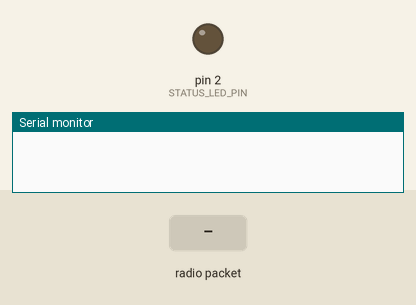
The sketch below on a simulated Arduino Uno, built with avr-gcc and run on an emulated ATmega328P. On the bench: output pins drawn as LEDs (lit = HIGH), the last lines printed to the serial monitor. The test bench sets the inputs (shaded band). Storage starts empty; no radio packets arrive unless stated.

Above: at 1.2 s.
1.3 s: radio packet "1" arrives
At 2.2 s:
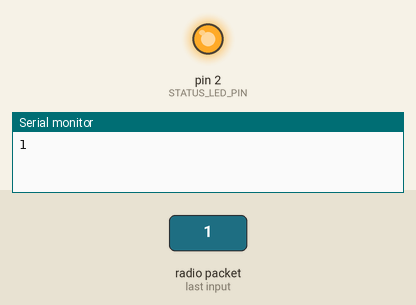
Timing chart, 0 to 4.3 s (numbered marks = the images above; inputs shaded):
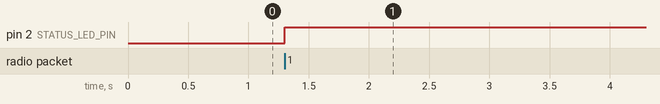

Measured:
- after the input at 1.3 s, pin 2 (STATUS_LED_PIN): LOW → HIGH at once

The sketch:

balloon-receiver.ino
```cpp
#include <SPI.h>
#include <LoRa.h>
#include <SD.h>

char temp;
bool sdEnabled = false;

const String LOGFILE_NAME = "log.txt";
const int STATUS_LED_PIN = 2;

void setup() {
  pinMode(STATUS_LED_PIN, OUTPUT);

//  while(!Serial);
  Serial.begin(9600);

  #if !defined(ARDUINO_SAMD_MKRWAN1300) && !defined(ARDUINO_SAMD_MKRWAN1310)
    // Using a Semtech SX1276 module instead of built into the arduino
    const int ss = 6;
    const int reset = 7;
    const int dio0 = 3;
    LoRa.setPins(ss, reset, dio0);
  #endif

  #if defined(ARDUINO_SAMD_MKRZERO)
   // Use the builtin SD card slot on the MKR Zero board
   const int SD_CONTROL_PIN = SDCARD_SS_PIN;
  #else
    const int SD_CONTROL_PIN = 1;
  #endif

  if (SD.begin(SD_CONTROL_PIN)) {
    sdEnabled = true;
  }

  if (!LoRa.begin(915E6)) {
    Serial.println("Starting LoRa failed!");
    while (1);
  }

  LoRa.setSpreadingFactor(11);
  LoRa.setSignalBandwidth(250E3);
}

void loop() {
  // try to parse packet
  int packetSize = LoRa.parsePacket();
  if (packetSize) {
    // read packet
    String buff = "";
    while (LoRa.available()) {
      temp = (char)LoRa.read();
      buff += temp;

      Serial.print(temp);
      digitalWrite(STATUS_LED_PIN, HIGH);
    }

    if(sdEnabled){
      //Write data to SD card
      File dataFile = SD.open(LOGFILE_NAME, FILE_WRITE);
      if(dataFile){
        dataFile.println(buff);
        dataFile.close();
      }
    }
  }
}
```
